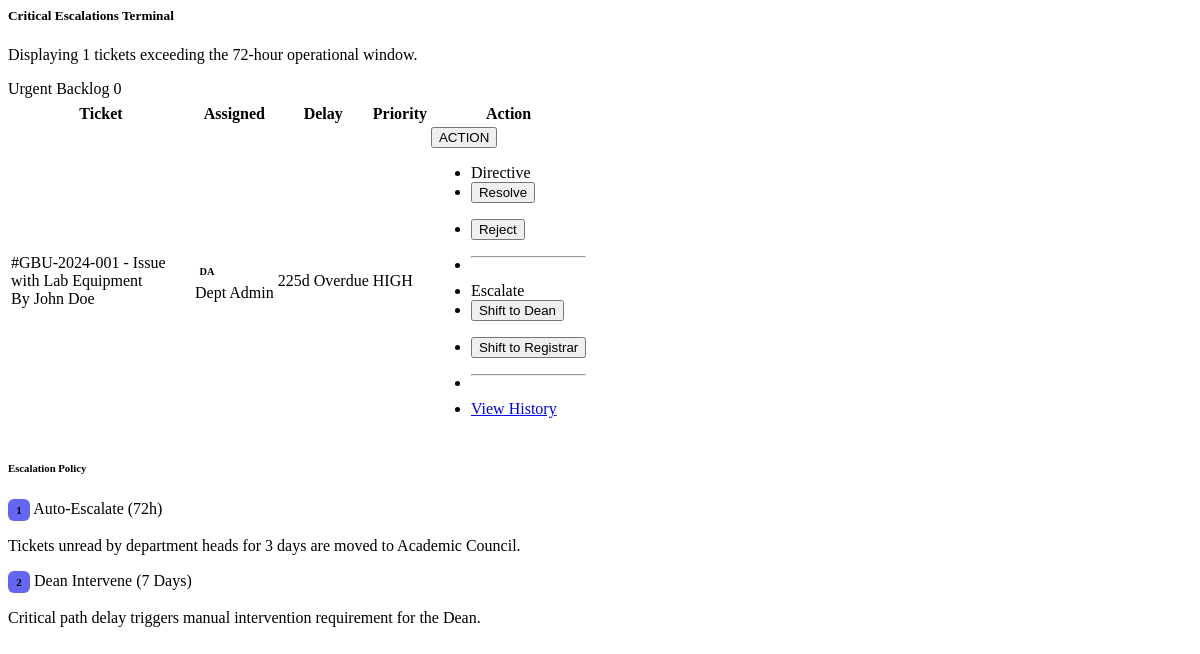
Page /tabs/admin_escalations_tab.php on the earlier database version.
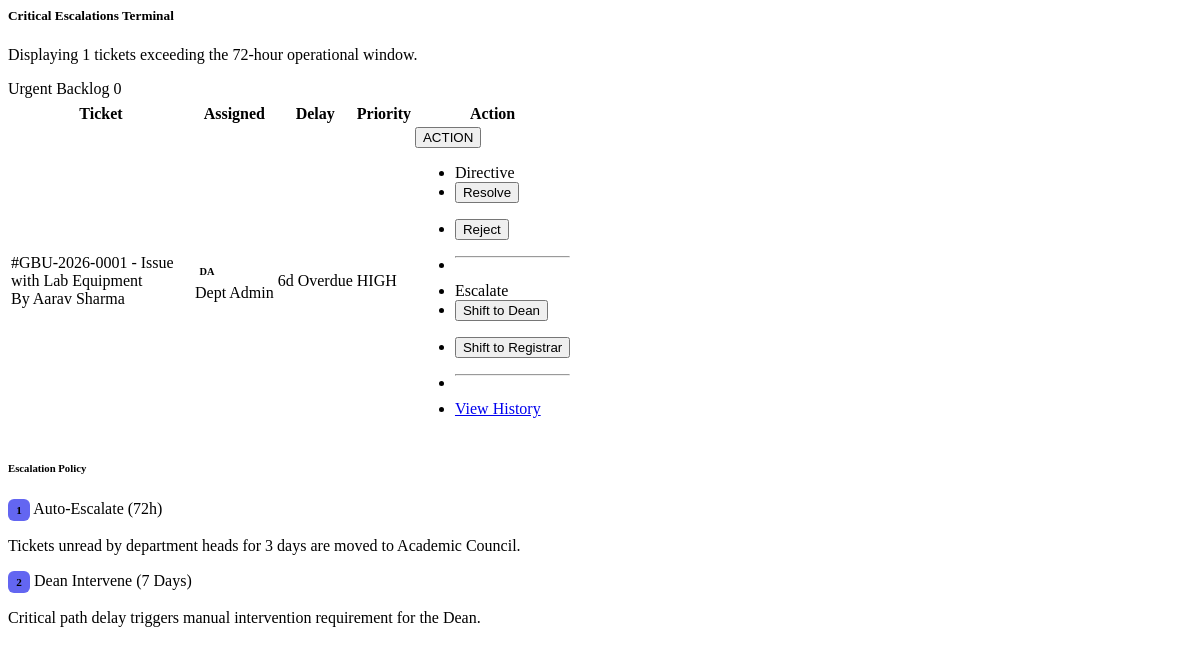
Same page on the later database version.
### tables this page shows
CREATE TABLE IF NOT EXISTS grievances (
    id VARCHAR(20) PRIMARY KEY,  
    user_id INT NOT NULL,
    category VARCHAR(100) NOT NULL,  
    department VARCHAR(100) DEFAULT NULL,
    hostel VARCHAR(100) DEFAULT NULL,
    priority ENUM('Low', 'Medium', 'High', 'Urgent') DEFAULT 'Medium',
    subject VARCHAR(255) NOT NULL,
    description TEXT NOT NULL,
    file_path VARCHAR(255) DEFAULT NULL,  
    status ENUM('Pending', 'In Progress', 'Resolved', 'Rejected') DEFAULT 'Pending',
    current_level ENUM('Department', 'College', 'University') DEFAULT 'Department',
    urgent_flag TINYINT(1) DEFAULT 0,
    ai_summary TEXT DEFAULT NULL,  
    created_at TIMESTAMP DEFAULT CURRENT_TIMESTAMP,
    updated_at TIMESTAMP DEFAULT CURRENT_TIMESTAMP ON UPDATE CURRENT_TIMESTAMP,
    FOREIGN KEY (user_id) REFERENCES users(id) ON DELETE CASCADE
);

CREATE TABLE IF NOT EXISTS users (
    id INT AUTO_INCREMENT PRIMARY KEY,
    roll_number VARCHAR(50) UNIQUE DEFAULT NULL,  
    name VARCHAR(100) NOT NULL,
    email VARCHAR(100) UNIQUE NOT NULL,
    password_hash VARCHAR(255) NOT NULL,
    role ENUM('Student', 'Main Admin', 'Department Admin', 'College Admin', 'University Admin') DEFAULT 'Student',
    department VARCHAR(100) DEFAULT NULL,  
    hostel VARCHAR(100) DEFAULT NULL,      
    is_active TINYINT(1) DEFAULT 1,
    last_login_at DATETIME DEFAULT NULL,
    last_action_at DATETIME DEFAULT NULL,
    created_at TIMESTAMP DEFAULT CURRENT_TIMESTAMP
);

### public/tabs/admin_escalations_tab.php (the view, shortened to what this page needs)
<?php
$escCondition = "1=1";
$escParams = [];
$escalationStmt = $pdo->prepare("
    SELECT g.*, u.name as student_name, u.email as student_email
    FROM grievances g
    JOIN users u ON g.user_id = u.id
    WHERE $escCondition
    AND g.status IN ('Pending', 'In Progress')
    AND g.created_at < DATE_SUB(NOW(), INTERVAL 3 DAY)
    ORDER BY g.created_at ASC
");
$escalationStmt->execute($escParams);
$escalations = $escalationStmt->fetchAll();
$totalOverdue = count($escalations);
$urgentOverdue = 0;
?>
<div class="animate__animated animate__fadeIn">
    <div class="row g-3 mb-4">
        <div class="col-md-8">
            <div class="glass-card p-3 p-md-4 border-0 shadow-sm bg-grad-red bg-opacity-10 border-start border-4 border-danger h-100">
                <div class="d-flex align-items-center gap-3 gap-md-4">
                    <div>
                        <h5 class="fw-bold text-white mb-1 h6 h5-md">Critical Escalations Terminal</h5>
                        <p class="text-muted x-small mb-0 opacity-75">Displaying <span class="text-danger fw-bold"><?= $totalOverdue ?></span> tickets exceeding the 72-hour operational window.</p>
                    </div>
                </div>
            </div>
        </div>
        <div class="col-md-4">
            <div class="glass-card p-3 p-md-4 border-0 shadow-sm bg-white bg-opacity-5 h-100 d-flex flex-column justify-content-center">
                <div class="d-flex justify-content-between align-items-center mb-1">
                    <span class="x-small text-muted fw-bold text-uppercase">Urgent Backlog</span>
                    <span class="badge bg-danger rounded-pill x-small"><?= $urgentOverdue ?></span>
                </div>
                <div class="progress bg-white bg-opacity-10" style="height: 4px;">
                </div>
            </div>
        </div>
    </div>
    <div class="row g-4">
        <div class="col-xl-9">
            <div class="glass-card p-0 overflow-hidden border-0 shadow-lg">
                <div class="table-responsive">
                    <table class="table align-middle m-0 table-hover">
                        <thead class="x-small text-uppercase opacity-50 bg-white bg-opacity-5">
                            <tr>
                                <th class="ps-4">Ticket</th>
                                <th class="d-none d-md-table-cell">Assigned</th>
                                <th>Delay</th>
                                <th class="d-none d-sm-table-cell">Priority</th>
                                <th class="pe-4 text-end">Action</th>
                            </tr>
                        </thead>
                        <tbody>
                            <?php foreach($escalations as $e):
                                $days = floor((time() - strtotime($e['created_at'])) / (60 * 60 * 24));
                            ?>
                            <tr>
                                <td class="ps-4 py-3">
                                    <div class="fw-bold text-white text-truncate" style="max-width: 180px;">#<?= $e['id'] ?> - <?= htmlspecialchars($e['subject']) ?></div>
                                    <div class="x-small text-muted d-none d-sm-block">By <?= htmlspecialchars($e['student_name']) ?></div>
                                </td>
                                <td class="d-none d-md-table-cell">
                                    <div class="d-flex align-items-center">
                                        <?php if ($e['current_level'] === 'Department'): ?>
                                            <div class="avatar-xs bg-primary text-white me-2">DA</div>
                                            <span class="x-small fw-bold">Dept Admin</span>
                                        <?php elseif ($e['current_level'] === 'College'): ?>
                                            <div class="avatar-xs bg-violet text-white me-2">DN</div>
                                            <span class="x-small fw-bold">Dean</span>
                                        <?php else: ?>
                                            <div class="avatar-xs bg-info text-white me-2">RG</div>
                                            <span class="x-small fw-bold">Registrar</span>
                                        <?php endif; ?>
                                    </div>
                                </td>
                                <td>
                                    <span class="text-danger fw-bold x-small text-uppercase tracking-wider"><?= $days ?>d Overdue</span>
                                </td>
                                <td class="d-none d-sm-table-cell">
                                    <span class="badge bg-danger bg-opacity-10 text-danger x-small rounded-pill px-3 border border-danger border-opacity-10"><?= strtoupper($e['priority']) ?></span>
                                </td>
                                <td class="pe-4 text-end">
                                    <div class="dropdown">
                                        <button class="btn btn-sm btn-outline-danger rounded-pill px-3 x-small fw-bold" data-bs-toggle="dropdown">
                                            ACTION
                                        </button>
                                        <ul class="dropdown-menu dropdown-menu-dark dropdown-menu-end shadow-lg border-white border-opacity-10">
                                            <li class="dropdown-header x-small text-uppercase opacity-50 fw-bold">Directive</li>
                                            <li>
                                                <form action="api/update_status.php" method="POST">
                                                    <button type="submit" class="dropdown-item x-small fw-bold text-success">
                                                        <i class="fas fa-check-circle me-2"></i>Resolve
                                                    </button>
                                                </form>
                                            </li>
                                            <li>
                                                <form action="api/update_status.php" method="POST">
                                                    <button type="submit" class="dropdown-item x-small fw-bold text-danger">
                                                        <i class="fas fa-times-circle me-2"></i>Reject
                                                    </button>
                                                </form>
                                            </li>
                                            <li><hr class="dropdown-divider"></li>
                                            <li class="dropdown-header x-small text-uppercase opacity-50 fw-bold">Escalate</li>
                                            <li>
                                                <form action="api/escalate_grievance.php" method="POST">
                                                    <button type="submit" class="dropdown-item x-small fw-bold text-violet">
                                                        <i class="fas fa-arrow-up me-2"></i>Shift to Dean
                                                    </button>
                                                </form>
                                            </li>
                                            <li>
                                                <form action="api/escalate_grievance.php" method="POST">
                                                    <button type="submit" class="dropdown-item x-small fw-bold text-info">
                                                        <i class="fas fa-arrow-up me-2"></i>Shift to Registrar
                                                    </button>
                                                </form>
                                            </li>
                                            <li><hr class="dropdown-divider"></li>
                                            <li>
                                                <a class="dropdown-item x-small fw-bold" href="track_complaint.php?id=<?= $e['id'] ?>">
                                                    <i class="fas fa-eye me-2"></i>View History
                                                </a>
                                            </li>
                                        </ul>
                                    </div>
                                </td>
                            </tr>
                            <?php endforeach; ?>
                        </tbody>
                    </table>
                </div>
            </div>
        </div>
        <div class="col-xl-3">
            <div class="glass-card p-4">
                <h6 class="fw-bold mb-4">Escalation Policy</h6>
                <div class="policy-step mb-4">
                    <div class="d-flex align-items-center mb-2">
                        <span class="step-num me-2">1</span>
                        <span class="x-small fw-bold text-white">Auto-Escalate (72h)</span>
                    </div>
                    <p class="x-small text-muted mb-0">Tickets unread by department heads for 3 days are moved to Academic Council.</p>
                </div>
                <div class="policy-step mb-4 border-top border-white border-opacity-5 pt-4">
                    <div class="d-flex align-items-center mb-2">
                        <span class="step-num me-2">2</span>
                        <span class="x-small fw-bold text-white">Dean Intervene (7 Days)</span>
                    </div>
                    <p class="x-small text-muted mb-0">Critical path delay triggers manual intervention requirement for the Dean.</p>
                </div>
            </div>
        </div>
    </div>
</div>

### public/tabs/admin_escalations_tab.php (style rules this page uses)
.step-num { width: 22px; height: 22px; background: #6366f1; border-radius: 6px; display: inline-flex; align-items: center; justify-content: center; font-size: 0.7rem; font-weight: 800; }
.avatar-xs { width: 24px; height: 24px; border-radius: 6px; display: flex; align-items: center; justify-content: center; font-size: 0.65rem; font-weight: 800; }

Differences in the rows shown:
removed grievances: id "GBU-2024-001", subject "Issue with Lab Equipment", user.name "John Doe", current_level "DA", created_at "225", priority "HIGH"
added grievances: id "GBU-2026-0001", subject "Issue with Lab Equipment", user.name "Aarav Sharma", current_level "DA", created_at "6", priority "HIGH"
